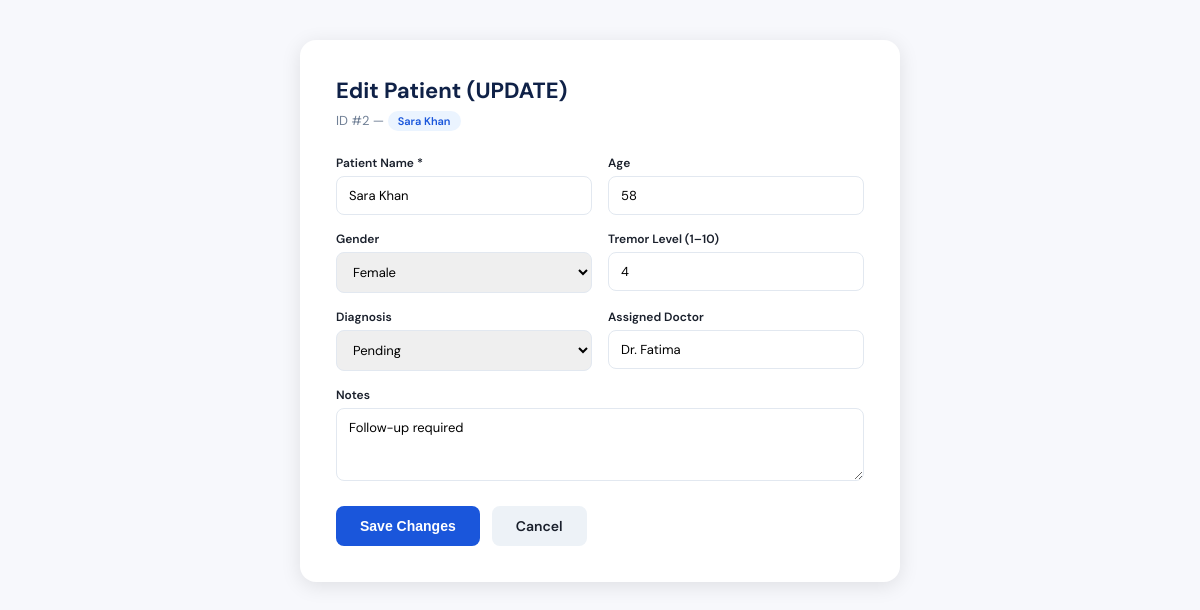
The app's page /backend/edit_patient.php?id=2 (signed in) with its own data.
### tables this page shows
CREATE TABLE IF NOT EXISTS patients (
    id              INT AUTO_INCREMENT PRIMARY KEY,
    patient_name    VARCHAR(100) NOT NULL,
    age             INT,
    gender          ENUM('Male','Female','Other'),
    tremor_level    INT CHECK(tremor_level BETWEEN 1 AND 10),
    diagnosis       ENUM('Positive','Negative','Pending') DEFAULT 'Pending',
    assigned_doctor VARCHAR(100),
    notes           TEXT,
    created_at      TIMESTAMP DEFAULT CURRENT_TIMESTAMP
);

### backend/edit_patient.php (the view, shortened to what this page needs)
<?php
include 'db.php';
$id = (int) $_GET['id'];
$result = mysqli_query($conn, "SELECT * FROM patients WHERE id = $id");
$patient = mysqli_fetch_assoc($result);
?>
<!DOCTYPE html>
<html lang="en">
<head>
</head>
<body>
<div class="card">
    <h2>Edit Patient (UPDATE)</h2>
    <p class="sub">
        ID #<?= $id ?> —
        <span class="badge"><?= htmlspecialchars($patient['patient_name']) ?></span>
    </p>
    <form method="POST" action="edit_patient.php?id=<?= $id ?>">
        <div class="form-grid">
            <div class="field-group">
                <label>Patient Name *</label>
                <input type="text" name="patient_name"
                       value="<?= htmlspecialchars($patient['patient_name']) ?>" required/>
            </div>
            <div class="field-group">
                <label>Age</label>
                <input type="number" name="age"
                       value="<?= $patient['age'] ?>" min="1" max="120"/>
            </div>
            <div class="field-group">
                <label>Gender</label>
                <select name="gender">
                    <option value="Female" <?= $patient['gender'] == 'Female' ? 'selected' : '' ?>>Female</option>
                </select>
            </div>
            <div class="field-group">
                <label>Tremor Level (1–10)</label>
                <input type="number" name="tremor_level"
                       value="<?= $patient['tremor_level'] ?>" min="1" max="10"/>
            </div>
            <div class="field-group">
                <label>Diagnosis</label>
                <select name="diagnosis">
                    <option value="Pending"  <?= $patient['diagnosis'] == 'Pending'  ? 'selected' : '' ?>>Pending</option>
                </select>
            </div>
            <div class="field-group">
                <label>Assigned Doctor</label>
                <input type="text" name="assigned_doctor"
                       value="<?= htmlspecialchars($patient['assigned_doctor']) ?>"/>
            </div>
            <div class="field-group full">
                <label>Notes</label>
                <textarea name="notes" rows="3"><?= htmlspecialchars($patient['notes']) ?></textarea>
            </div>
        </div>
        <div class="btn-row">
            <button type="submit" class="btn-save">Save Changes</button>
            <a href="dashboard.php" class="btn-cancel">Cancel</a>
        </div>
    </form>
</div>
</body>
</html>

### backend/edit_patient.php (style rules this page uses)
*, *::before, *::after { box-sizing: border-box; margin: 0; padding: 0; }
body { font-family: 'DM Sans', sans-serif; background: #f7f8fc; min-height: 100vh; padding: 40px 20px; }
.card { background: #ffffff; border-radius: 16px; padding: 36px; max-width: 600px; margin: 0 auto; box-shadow: 0 4px 20px rgba(0, 0, 0, 0.1); }
h2 { font-size: 22px; color: #0f2147; margin-bottom: 6px; }
.sub { font-size: 13px; color: #718096; margin-bottom: 24px; }
.badge { display: inline-block; padding: 3px 10px; border-radius: 20px; font-size: 11px; font-weight: 600; background: #ebf4ff; color: #1a56db; }
.form-grid { display: grid; grid-template-columns: 1fr 1fr; gap: 16px; }
.field-group label { display: block; font-size: 12px; font-weight: 600; margin-bottom: 5px; color: #1a202c; }
.field-group input, .field-group select, .field-group textarea { width: 100%; padding: 10px 12px; border: 1.5px solid #e2e8f0; border-radius: 8px; font-size: 13px; outline: none; font-family: inherit; transition: border 0.2s; }
.field-group.full { grid-column: 1 / -1; }
.btn-row { display: flex; gap: 12px; margin-top: 20px; }
.btn-save { padding: 11px 24px; background: #1a56db; color: #ffffff; border: none; border-radius: 8px; font-size: 14px; font-weight: 600; cursor: pointer; transition: background 0.2s; }
.btn-cancel { padding: 11px 24px; background: #edf2f7; color: #1a202c; border: none; border-radius: 8px; font-size: 14px; font-weight: 600; cursor: pointer; text-decoration: none; display: inline-flex; align-items: center; transition: background 0.2s; }

### records on screen
patients: patient_name "Sara Khan", age "58", gender "Female", tremor_level "4", diagnosis "Pending", assigned_doctor "Dr. Fatima", notes "Follow-up required"

### other values on screen
$id "2"
